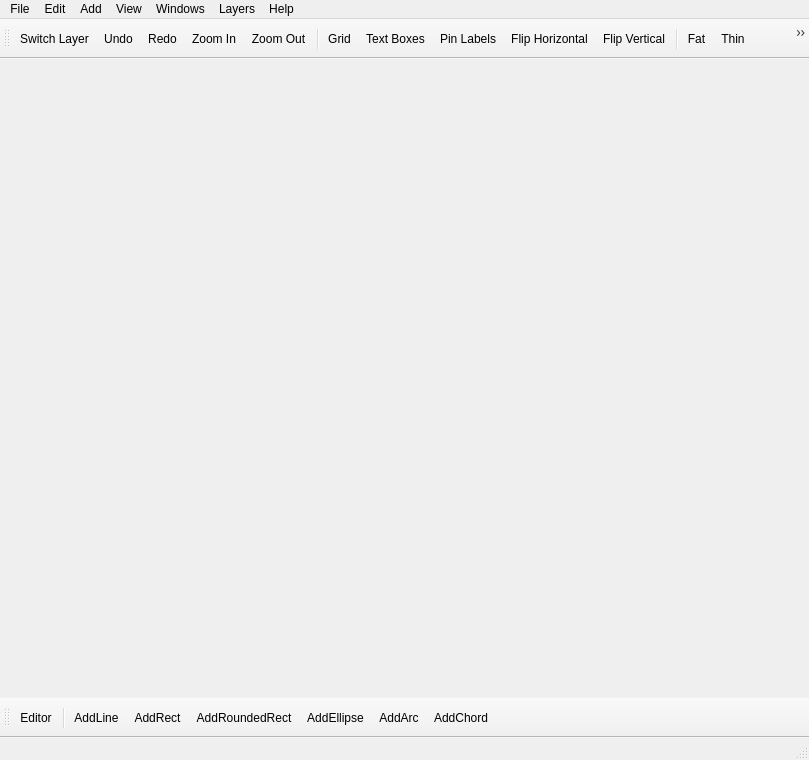
<?xml version="1.0" encoding="UTF-8"?>
<ui version="4.0">
 <class>MainWindow</class>
 <widget class="QMainWindow" name="MainWindow">
  <property name="enabled">
   <bool>true</bool>
  </property>
  <property name="geometry">
   <rect>
    <x>0</x>
    <y>0</y>
    <width>809</width>
    <height>760</height>
   </rect>
  </property>
  <property name="minimumSize">
   <size>
    <width>200</width>
    <height>200</height>
   </size>
  </property>
  <property name="mouseTracking">
   <bool>true</bool>
  </property>
  <property name="focusPolicy">
   <enum>Qt::StrongFocus</enum>
  </property>
  <property name="windowTitle">
   <string>VeroRoute</string>
  </property>
  <widget class="QWidget" name="centralWidget">
   <property name="cursor">
    <cursorShape>ArrowCursor</cursorShape>
   </property>
   <property name="mouseTracking">
    <bool>true</bool>
   </property>
   <property name="focusPolicy">
    <enum>Qt::StrongFocus</enum>
   </property>
  </widget>
  <widget class="QMenuBar" name="menuBar">
   <property name="geometry">
    <rect>
     <x>0</x>
     <y>0</y>
     <width>809</width>
     <height>27</height>
    </rect>
   </property>
   <property name="focusPolicy">
    <enum>Qt::NoFocus</enum>
   </property>
   <widget class="QMenu" name="menuFile">
    <property name="title">
     <string>File</string>
    </property>
    <widget class="QMenu" name="menuImport">
     <property name="title">
      <string>Import netlist</string>
     </property>
     <addaction name="actionImportTango"/>
     <addaction name="actionImportOrcad"/>
    </widget>
    <addaction name="actionNew"/>
    <addaction name="actionOpen"/>
    <addaction name="actionMerge"/>
    <addaction name="separator"/>
    <addaction name="actionSave"/>
    <addaction name="actionSave_As"/>
    <addaction name="separator"/>
    <addaction name="menuImport"/>
    <addaction name="separator"/>
    <addaction name="actionWrite_PDF"/>
    <addaction name="actionWrite_PNG"/>
    <addaction name="actionWrite_Gerber"/>
    <addaction name="actionWrite_Gerber2"/>
    <addaction name="separator"/>
    <addaction name="actionClearRecent"/>
    <addaction name="separator"/>
    <addaction name="actionQuit"/>
   </widget>
   <widget class="QMenu" name="menuEdit">
    <property name="title">
     <string>Edit</string>
    </property>
    <addaction name="actionUndo"/>
    <addaction name="actionRedo"/>
    <addaction name="separator"/>
    <addaction name="actionCopy"/>
    <addaction name="separator"/>
    <addaction name="actionGroup"/>
    <addaction name="actionUngroup"/>
    <addaction name="separator"/>
    <addaction name="actionSelectAll"/>
    <addaction name="separator"/>
    <addaction name="actionDelete"/>
   </widget>
   <widget class="QMenu" name="menuAdd">
    <property name="title">
     <string>Add</string>
    </property>
    <widget class="QMenu" name="menuCapacitor">
     <property name="title">
      <string>Capacitor</string>
     </property>
     <addaction name="actionCapCeramic"/>
     <addaction name="actionCapFilm"/>
     <addaction name="actionCapFilmWide"/>
     <addaction name="actionCapElectro200"/>
     <addaction name="actionCapElectro250"/>
     <addaction name="actionCapElectro300"/>
     <addaction name="actionCapElectro400"/>
     <addaction name="actionCapElectro500"/>
     <addaction name="actionCapElectro600"/>
     <addaction name="actionCapElectro200NP"/>
     <addaction name="actionCapElectro250NP"/>
     <addaction name="actionCapElectro300NP"/>
     <addaction name="actionCapElectro400NP"/>
     <addaction name="actionCapElectro500NP"/>
     <addaction name="actionCapElectro600NP"/>
    </widget>
    <widget class="QMenu" name="menuTrimpot">
     <property name="title">
      <string>Trim-pot</string>
     </property>
     <addaction name="actionTrimVertical"/>
     <addaction name="actionTrimVerticalOffset"/>
     <addaction name="actionTrimVerticalOffsetWide"/>
     <addaction name="actionTrimFlat"/>
     <addaction name="actionTrimFlatWide"/>
    </widget>
    <widget class="QMenu" name="menuSwitch">
     <property name="title">
      <string>Switch</string>
     </property>
     <addaction name="actionSwitchST"/>
     <addaction name="actionSwitchDT"/>
     <addaction name="actionSwitchST_DIP"/>
    </widget>
    <widget class="QMenu" name="menuConnector">
     <property name="title">
      <string>Connector</string>
     </property>
     <addaction name="actionStrip100"/>
     <addaction name="actionBlock100"/>
     <addaction name="actionBlock200"/>
    </widget>
    <addaction name="actionPad"/>
    <addaction name="actionWire"/>
    <addaction name="actionResistor"/>
    <addaction name="actionInductor"/>
    <addaction name="menuCapacitor"/>
    <addaction name="menuTrimpot"/>
    <addaction name="actionCrystal"/>
    <addaction name="actionDiode"/>
    <addaction name="actionLED"/>
    <addaction name="actionTO92"/>
    <addaction name="actionTO18"/>
    <addaction name="actionTO39"/>
    <addaction name="actionTO220"/>
    <addaction name="actionDIP"/>
    <addaction name="actionSIP"/>
    <addaction name="menuConnector"/>
    <addaction name="menuSwitch"/>
    <addaction name="actionMarker"/>
    <addaction name="separator"/>
    <addaction name="actionTextBox"/>
   </widget>
   <widget class="QMenu" name="menuView">
    <property name="title">
     <string>View</string>
    </property>
    <addaction name="actionZoom_In"/>
    <addaction name="actionZoom_Out"/>
    <addaction name="separator"/>
    <addaction name="actionCrop"/>
    <addaction name="separator"/>
    <addaction name="actionToggleGrid"/>
    <addaction name="separator"/>
    <addaction name="actionToggleText"/>
    <addaction name="separator"/>
    <addaction name="actionTogglePinLabels"/>
    <addaction name="separator"/>
    <addaction name="actionToggleFlipH"/>
    <addaction name="actionToggleFlipV"/>
    <addaction name="separator"/>
   </widget>
   <widget class="QMenu" name="menuWindow">
    <property name="title">
     <string>Windows</string>
    </property>
    <addaction name="actionControlDlg"/>
    <addaction name="actionTemplatesDlg"/>
    <addaction name="actionInfoDlg"/>
    <addaction name="actionRenderingDlg"/>
    <addaction name="actionWireDlg"/>
    <addaction name="actionBomDlg"/>
    <addaction name="actionPinDlg"/>
    <addaction name="actionCompDlg"/>
   </widget>
   <widget class="QMenu" name="menuHelp">
    <property name="title">
     <string>Help</string>
    </property>
    <addaction name="actionAbout"/>
    <addaction name="separator"/>
    <addaction name="actionSupport"/>
    <addaction name="separator"/>
    <addaction name="actionHotkeysDlg"/>
    <addaction name="actionTutorial"/>
    <addaction name="separator"/>
    <addaction name="actionUpdateCheck"/>
   </widget>
   <widget class="QMenu" name="menuLayers">
    <property name="title">
     <string>Layers</string>
    </property>
    <addaction name="actionAddLayer"/>
    <addaction name="actionRemoveLayer"/>
    <addaction name="separator"/>
    <addaction name="actionSwitchLayer"/>
    <addaction name="actionToggleVias"/>
   </widget>
   <addaction name="menuFile"/>
   <addaction name="menuEdit"/>
   <addaction name="menuAdd"/>
   <addaction name="menuView"/>
   <addaction name="menuWindow"/>
   <addaction name="menuLayers"/>
   <addaction name="menuHelp"/>
  </widget>
  <widget class="QStatusBar" name="statusBar">
   <property name="sizePolicy">
    <sizepolicy hsizetype="MinimumExpanding" vsizetype="Minimum">
     <horstretch>0</horstretch>
     <verstretch>0</verstretch>
    </sizepolicy>
   </property>
  </widget>
  <widget class="QToolBar" name="toolBar">
   <property name="enabled">
    <bool>true</bool>
   </property>
   <property name="sizePolicy">
    <sizepolicy hsizetype="Preferred" vsizetype="Fixed">
     <horstretch>0</horstretch>
     <verstretch>0</verstretch>
    </sizepolicy>
   </property>
   <property name="minimumSize">
    <size>
     <width>200</width>
     <height>40</height>
    </size>
   </property>
   <property name="maximumSize">
    <size>
     <width>16777215</width>
     <height>40</height>
    </size>
   </property>
   <property name="windowTitle">
    <string>toolBar</string>
   </property>
   <property name="toolTip">
    <string/>
   </property>
   <property name="movable">
    <bool>true</bool>
   </property>
   <property name="allowedAreas">
    <set>Qt::TopToolBarArea</set>
   </property>
   <property name="floatable">
    <bool>true</bool>
   </property>
   <attribute name="toolBarArea">
    <enum>TopToolBarArea</enum>
   </attribute>
   <attribute name="toolBarBreak">
    <bool>false</bool>
   </attribute>
   <addaction name="actionSwitchLayer"/>
   <addaction name="actionUndo"/>
   <addaction name="actionRedo"/>
   <addaction name="actionZoom_In"/>
   <addaction name="actionZoom_Out"/>
   <addaction name="separator"/>
   <addaction name="actionToggleGrid"/>
   <addaction name="actionToggleText"/>
   <addaction name="actionTogglePinLabels"/>
   <addaction name="actionToggleFlipH"/>
   <addaction name="actionToggleFlipV"/>
   <addaction name="separator"/>
   <addaction name="actionFat"/>
   <addaction name="actionThin"/>
   <addaction name="actionCurved"/>
   <addaction name="actionVeroV"/>
   <addaction name="actionVeroH"/>
   <addaction name="separator"/>
   <addaction name="actionDiagsMin"/>
   <addaction name="actionDiagsMax"/>
   <addaction name="separator"/>
   <addaction name="actionFill"/>
   <addaction name="separator"/>
   <addaction name="actionSelectArea"/>
  </widget>
  <widget class="QToolBar" name="toolBar_2">
   <property name="minimumSize">
    <size>
     <width>200</width>
     <height>40</height>
    </size>
   </property>
   <property name="maximumSize">
    <size>
     <width>16777215</width>
     <height>40</height>
    </size>
   </property>
   <property name="windowTitle">
    <string>toolBar_2</string>
   </property>
   <property name="allowedAreas">
    <set>Qt::BottomToolBarArea</set>
   </property>
   <attribute name="toolBarArea">
    <enum>BottomToolBarArea</enum>
   </attribute>
   <attribute name="toolBarBreak">
    <bool>false</bool>
   </attribute>
   <addaction name="actionEditor"/>
   <addaction name="separator"/>
   <addaction name="actionAddLine"/>
   <addaction name="actionAddRect"/>
   <addaction name="actionAddRoundedRect"/>
   <addaction name="actionAddEllipse"/>
   <addaction name="actionAddArc"/>
   <addaction name="actionAddChord"/>
  </widget>
  <action name="actionNew">
   <property name="text">
    <string>New</string>
   </property>
   <property name="toolTip">
    <string>Ctrl+N</string>
   </property>
   <property name="shortcut">
    <string>Ctrl+N</string>
   </property>
   <property name="autoRepeat">
    <bool>false</bool>
   </property>
  </action>
  <action name="actionOpen">
   <property name="text">
    <string>Open</string>
   </property>
   <property name="toolTip">
    <string>Ctrl+O</string>
   </property>
   <property name="shortcut">
    <string>Ctrl+O</string>
   </property>
   <property name="autoRepeat">
    <bool>false</bool>
   </property>
  </action>
  <action name="actionSave">
   <property name="text">
    <string>Save</string>
   </property>
   <property name="toolTip">
    <string>Ctrl+S</string>
   </property>
   <property name="shortcut">
    <string>Ctrl+S</string>
   </property>
   <property name="autoRepeat">
    <bool>false</bool>
   </property>
  </action>
  <action name="actionSave_As">
   <property name="text">
    <string>Save As</string>
   </property>
   <property name="toolTip">
    <string>Ctrl+Shift+S</string>
   </property>
   <property name="shortcut">
    <string>Ctrl+Shift+S</string>
   </property>
   <property name="autoRepeat">
    <bool>false</bool>
   </property>
  </action>
  <action name="actionImportTango">
   <property name="text">
    <string>Protel1/Tango</string>
   </property>
   <property name="autoRepeat">
    <bool>false</bool>
   </property>
  </action>
  <action name="actionImportOrcad">
   <property name="text">
    <string>OrCAD2</string>
   </property>
   <property name="autoRepeat">
    <bool>false</bool>
   </property>
  </action>
  <action name="actionWrite_PDF">
   <property name="text">
    <string>Export as PDF</string>
   </property>
   <property name="autoRepeat">
    <bool>false</bool>
   </property>
  </action>
  <action name="actionWrite_PNG">
   <property name="text">
    <string>Export as PNG</string>
   </property>
   <property name="autoRepeat">
    <bool>false</bool>
   </property>
  </action>
  <action name="actionQuit">
   <property name="text">
    <string>Quit</string>
   </property>
   <property name="toolTip">
    <string>Ctrl+Q</string>
   </property>
   <property name="shortcut">
    <string>Ctrl+Q</string>
   </property>
   <property name="autoRepeat">
    <bool>false</bool>
   </property>
  </action>
  <action name="actionZoom_In">
   <property name="icon">
    <iconset resource="veroroute.qrc">
     <normaloff>:/images/zoomin.png</normaloff>:/images/zoomin.png</iconset>
   </property>
   <property name="text">
    <string>Zoom In</string>
   </property>
   <property name="toolTip">
    <string>Zoom In</string>
   </property>
   <property name="shortcut">
    <string>Ctrl+=</string>
   </property>
  </action>
  <action name="actionZoom_Out">
   <property name="icon">
    <iconset resource="veroroute.qrc">
     <normaloff>:/images/zoomout.png</normaloff>:/images/zoomout.png</iconset>
   </property>
   <property name="text">
    <string>Zoom Out</string>
   </property>
   <property name="toolTip">
    <string>Zoom Out</string>
   </property>
   <property name="shortcut">
    <string>Ctrl+-</string>
   </property>
  </action>
  <action name="actionCrop">
   <property name="text">
    <string>Auto-Crop</string>
   </property>
   <property name="autoRepeat">
    <bool>false</bool>
   </property>
  </action>
  <action name="actionToggleFlipH">
   <property name="checkable">
    <bool>true</bool>
   </property>
   <property name="icon">
    <iconset resource="veroroute.qrc">
     <normaloff>:/images/fliph.png</normaloff>:/images/fliph.png</iconset>
   </property>
   <property name="text">
    <string>Flip Horizontal</string>
   </property>
   <property name="toolTip">
    <string>Flip Horizontal (On/Off)</string>
   </property>
   <property name="autoRepeat">
    <bool>false</bool>
   </property>
  </action>
  <action name="actionToggleFlipV">
   <property name="checkable">
    <bool>true</bool>
   </property>
   <property name="icon">
    <iconset resource="veroroute.qrc">
     <normaloff>:/images/flipv.png</normaloff>:/images/flipv.png</iconset>
   </property>
   <property name="text">
    <string>Flip Vertical</string>
   </property>
   <property name="toolTip">
    <string>Flip Vertical (On/Off)</string>
   </property>
   <property name="autoRepeat">
    <bool>false</bool>
   </property>
  </action>
  <action name="actionToggleGrid">
   <property name="checkable">
    <bool>true</bool>
   </property>
   <property name="icon">
    <iconset resource="veroroute.qrc">
     <normaloff>:/images/grid.png</normaloff>:/images/grid.png</iconset>
   </property>
   <property name="text">
    <string>Grid</string>
   </property>
   <property name="toolTip">
    <string>Grid (On/Off)</string>
   </property>
   <property name="autoRepeat">
    <bool>false</bool>
   </property>
  </action>
  <action name="actionTogglePinLabels">
   <property name="checkable">
    <bool>true</bool>
   </property>
   <property name="icon">
    <iconset resource="veroroute.qrc">
     <normaloff>:/images/pinlabels.png</normaloff>:/images/pinlabels.png</iconset>
   </property>
   <property name="text">
    <string>Pin Labels</string>
   </property>
   <property name="toolTip">
    <string>Pin Labels (On/Off)</string>
   </property>
   <property name="autoRepeat">
    <bool>false</bool>
   </property>
  </action>
  <action name="actionUndo">
   <property name="icon">
    <iconset resource="veroroute.qrc">
     <normaloff>:/images/undo.png</normaloff>:/images/undo.png</iconset>
   </property>
   <property name="text">
    <string>Undo</string>
   </property>
   <property name="shortcut">
    <string>Ctrl+Z</string>
   </property>
  </action>
  <action name="actionRedo">
   <property name="icon">
    <iconset resource="veroroute.qrc">
     <normaloff>:/images/redo.png</normaloff>:/images/redo.png</iconset>
   </property>
   <property name="text">
    <string>Redo</string>
   </property>
   <property name="shortcut">
    <string>Ctrl+Shift+Z</string>
   </property>
  </action>
  <action name="actionCopy">
   <property name="text">
    <string>Copy+Paste Selected Part(s) / Text</string>
   </property>
   <property name="shortcut">
    <string>V</string>
   </property>
   <property name="autoRepeat">
    <bool>false</bool>
   </property>
  </action>
  <action name="actionGroup">
   <property name="text">
    <string>Group Selected Parts</string>
   </property>
   <property name="shortcut">
    <string>G</string>
   </property>
   <property name="autoRepeat">
    <bool>false</bool>
   </property>
  </action>
  <action name="actionUngroup">
   <property name="text">
    <string>Ungroup Selected Parts</string>
   </property>
   <property name="shortcut">
    <string>U</string>
   </property>
   <property name="autoRepeat">
    <bool>false</bool>
   </property>
  </action>
  <action name="actionSelectAll">
   <property name="text">
    <string>Select All Parts</string>
   </property>
   <property name="shortcut">
    <string>Ctrl+A</string>
   </property>
   <property name="autoRepeat">
    <bool>false</bool>
   </property>
  </action>
  <action name="actionDelete">
   <property name="text">
    <string>Delete Selected Part(s) / Text</string>
   </property>
   <property name="shortcut">
    <string>Backspace</string>
   </property>
   <property name="autoRepeat">
    <bool>false</bool>
   </property>
  </action>
  <action name="actionWire">
   <property name="text">
    <string>Wire</string>
   </property>
  </action>
  <action name="actionResistor">
   <property name="text">
    <string>Resistor</string>
   </property>
  </action>
  <action name="actionCapCeramic">
   <property name="text">
    <string>Ceramic</string>
   </property>
  </action>
  <action name="actionCapFilm">
   <property name="text">
    <string>Film</string>
   </property>
  </action>
  <action name="actionCapElectro200NP">
   <property name="text">
    <string>Electrolytic NP (200 mil)</string>
   </property>
  </action>
  <action name="actionCapElectro250NP">
   <property name="text">
    <string>Electrolytic NP (250 mil)</string>
   </property>
  </action>
  <action name="actionCapElectro300NP">
   <property name="text">
    <string>Electrolytic NP (300 mil)</string>
   </property>
  </action>
  <action name="actionCapElectro400NP">
   <property name="text">
    <string>Electrolytic NP (400 mil)</string>
   </property>
  </action>
  <action name="actionCapElectro500NP">
   <property name="text">
    <string>Electrolytic NP (500 mil)</string>
   </property>
  </action>
  <action name="actionCapElectro600NP">
   <property name="text">
    <string>Electrolytic NP (600 mil)</string>
   </property>
  </action>
  <action name="actionCapElectro200">
   <property name="text">
    <string>Electrolytic (200 mil)</string>
   </property>
  </action>
  <action name="actionCapElectro250">
   <property name="text">
    <string>Electrolytic (250 mil)</string>
   </property>
  </action>
  <action name="actionCapElectro300">
   <property name="text">
    <string>Electrolytic (300 mil)</string>
   </property>
  </action>
  <action name="actionCapElectro400">
   <property name="text">
    <string>Electrolytic (400 mil)</string>
   </property>
  </action>
  <action name="actionCapElectro500">
   <property name="text">
    <string>Electrolytic (500 mil)</string>
   </property>
  </action>
  <action name="actionCapElectro600">
   <property name="text">
    <string>Electrolytic (600 mil)</string>
   </property>
  </action>
  <action name="actionTrimVertical">
   <property name="text">
    <string>Vertical</string>
   </property>
  </action>
  <action name="actionTrimVerticalOffset">
   <property name="text">
    <string>Vertical Offset</string>
   </property>
  </action>
  <action name="actionTrimFlat">
   <property name="text">
    <string>Flat</string>
   </property>
  </action>
  <action name="actionCrystal">
   <property name="text">
    <string>Crystal</string>
   </property>
  </action>
  <action name="actionDiode">
   <property name="text">
    <string>Diode</string>
   </property>
  </action>
  <action name="actionLED">
   <property name="text">
    <string>LED</string>
   </property>
  </action>
  <action name="actionTrimVerticalOffsetWide">
   <property name="text">
    <string>Vertical Offset (Wide Gap)</string>
   </property>
  </action>
  <action name="actionTrimFlatWide">
   <property name="text">
    <string>Flat (Wide Gap)</string>
   </property>
  </action>
  <action name="actionTO92">
   <property name="text">
    <string>TO-92</string>
   </property>
  </action>
  <action name="actionTO18">
   <property name="text">
    <string>TO-18</string>
   </property>
  </action>
  <action name="actionTO220">
   <property name="text">
    <string>TO-220</string>
   </property>
  </action>
  <action name="actionDIP">
   <property name="text">
    <string>DIP</string>
   </property>
  </action>
  <action name="actionSIP">
   <property name="text">
    <string>SIP</string>
   </property>
  </action>
  <action name="actionSwitchST">
   <property name="text">
    <string>Single Throw</string>
   </property>
  </action>
  <action name="actionSwitchDT">
   <property name="text">
    <string>Double Throw</string>
   </property>
  </action>
  <action name="actionSwitchST_DIP">
   <property name="text">
    <string>Single Throw (DIP)</string>
   </property>
  </action>
  <action name="actionMarker">
   <property name="text">
    <string>Marker</string>
   </property>
  </action>
  <action name="actionControlDlg">
   <property name="text">
    <string>Control</string>
   </property>
  </action>
  <action name="actionTemplatesDlg">
   <property name="text">
    <string>Parts / Templates</string>
   </property>
   <property name="iconText">
    <string>Parts / Templates</string>
   </property>
   <property name="toolTip">
    <string>Parts / Templates</string>
   </property>
  </action>
  <action name="actionInfoDlg">
   <property name="text">
    <string>Info</string>
   </property>
  </action>
  <action name="actionRenderingDlg">
   <property name="text">
    <string>Rendering Options</string>
   </property>
  </action>
  <action name="actionBomDlg">
   <property name="text">
    <string>B.O.M.</string>
   </property>
  </action>
  <action name="actionPinDlg">
   <property name="text">
    <string>Pin Labels</string>
   </property>
  </action>
  <action name="actionAbout">
   <property name="text">
    <string>About</string>
   </property>
  </action>
  <action name="actionTutorial">
   <property name="text">
    <string>Tutorial</string>
   </property>
  </action>
  <action name="actionSupport">
   <property name="text">
    <string>Support (link to forum)</string>
   </property>
  </action>
  <action name="actionUpdateCheck">
   <property name="text">
    <string>Check for new version</string>
   </property>
  </action>
  <action name="actionMerge">
   <property name="text">
    <string>Open (merge into current)</string>
   </property>
   <property name="toolTip">
    <string>Ctrl+M</string>
   </property>
   <property name="shortcut">
    <string>Ctrl+M</string>
   </property>
   <property name="autoRepeat">
    <bool>false</bool>
   </property>
  </action>
  <action name="actionToggleText">
   <property name="checkable">
    <bool>true</bool>
   </property>
   <property name="icon">
    <iconset resource="veroroute.qrc">
     <normaloff>:/images/text.png</normaloff>:/images/text.png</iconset>
   </property>
   <property name="text">
    <string>Text Boxes</string>
   </property>
   <property name="toolTip">
    <string>Text Boxes (On/Off)</string>
   </property>
  </action>
  <action name="actionTextBox">
   <property name="text">
    <string>Text Box</string>
   </property>
   <property name="toolTip">
    <string>Add Text Box</string>
   </property>
  </action>
  <action name="actionTO39">
   <property name="text">
    <string>TO-39</string>
   </property>
  </action>
  <action name="actionCapFilmWide">
   <property name="text">
    <string>Film (Wide)</string>
   </property>
  </action>
  <action name="actionPad">
   <property name="text">
    <string>Pad</string>
   </property>
  </action>
  <action name="actionStrip100">
   <property name="text">
    <string>Pin Strip (100 mil)</string>
   </property>
  </action>
  <action name="actionBlock100">
   <property name="text">
    <string>Terminal Block (100 mil)</string>
   </property>
  </action>
  <action name="actionBlock200">
   <property name="text">
    <string>Terminal Block (200 mil)</string>
   </property>
  </action>
  <action name="actionInductor">
   <property name="text">
    <string>Inductor</string>
   </property>
  </action>
  <action name="actionVeroV">
   <property name="checkable">
    <bool>true</bool>
   </property>
   <property name="icon">
    <iconset resource="veroroute.qrc">
     <normaloff>:/images/verov.png</normaloff>:/images/verov.png</iconset>
   </property>
   <property name="text">
    <string>VeroV</string>
   </property>
   <property name="toolTip">
    <string>Vero track style (vertical strips)</string>
   </property>
  </action>
  <action name="actionVeroH">
   <property name="checkable">
    <bool>true</bool>
   </property>
   <property name="icon">
    <iconset resource="veroroute.qrc">
     <normaloff>:/images/veroh.png</normaloff>:/images/veroh.png</iconset>
   </property>
   <property name="text">
    <string>VeroH</string>
   </property>
   <property name="toolTip">
    <string>Vero track style (horizontal strips)</string>
   </property>
  </action>
  <action name="actionFat">
   <property name="checkable">
    <bool>true</bool>
   </property>
   <property name="icon">
    <iconset resource="veroroute.qrc">
     <normaloff>:/images/fat.png</normaloff>:/images/fat.png</iconset>
   </property>
   <property name="text">
    <string>Fat</string>
   </property>
   <property name="toolTip">
    <string>Fat track style</string>
   </property>
  </action>
  <action name="actionCurved">
   <property name="checkable">
    <bool>true</bool>
   </property>
   <property name="icon">
    <iconset resource="veroroute.qrc">
     <normaloff>:/images/curved.png</normaloff>:/images/curved.png</iconset>
   </property>
   <property name="text">
    <string>Curved</string>
   </property>
   <property name="toolTip">
    <string>Curved track style</string>
   </property>
  </action>
  <action name="actionDiagsMin">
   <property name="checkable">
    <bool>true</bool>
   </property>
   <property name="icon">
    <iconset resource="veroroute.qrc">
     <normaloff>:/images/diagsmin.png</normaloff>:/images/diagsmin.png</iconset>
   </property>
   <property name="text">
    <string>DiagsMin</string>
   </property>
   <property name="toolTip">
    <string>Diagonals (min)</string>
   </property>
  </action>
  <action name="actionDiagsMax">
   <property name="checkable">
    <bool>true</bool>
   </property>
   <property name="icon">
    <iconset resource="veroroute.qrc">
     <normaloff>:/images/diagsmax.png</normaloff>:/images/diagsmax.png</iconset>
   </property>
   <property name="text">
    <string>DiagsMax</string>
   </property>
   <property name="toolTip">
    <string>Diagonals (max)</string>
   </property>
  </action>
  <action name="actionFill">
   <property name="checkable">
    <bool>true</bool>
   </property>
   <property name="icon">
    <iconset resource="veroroute.qrc">
     <normaloff>:/images/fill.png</normaloff>:/images/fill.png</iconset>
   </property>
   <property name="text">
    <string>Fill</string>
   </property>
   <property name="toolTip">
    <string>Ground Fill using selected NodeId</string>
   </property>
  </action>
  <action name="actionSelectArea">
   <property name="checkable">
    <bool>true</bool>
   </property>
   <property name="icon">
    <iconset resource="veroroute.qrc">
     <normaloff>:/images/area.png</normaloff>:/images/area.png</iconset>
   </property>
   <property name="text">
    <string>SelectArea</string>
   </property>
   <property name="toolTip">
    <string>Select parts/tracks by area</string>
   </property>
  </action>
  <action name="actionEditor">
   <property name="checkable">
    <bool>true</bool>
   </property>
   <property name="icon">
    <iconset resource="veroroute.qrc">
     <normaloff>:/images/editor.png</normaloff>:/images/editor.png</iconset>
   </property>
   <property name="text">
    <string>Editor</string>
   </property>
   <property name="toolTip">
    <string>Component Editor</string>
   </property>
  </action>
  <action name="actionAddLine">
   <property name="icon">
    <iconset resource="veroroute.qrc">
     <normaloff>:/images/addline.png</normaloff>:/images/addline.png</iconset>
   </property>
   <property name="text">
    <string>AddLine</string>
   </property>
   <property name="toolTip">
    <string>Add line</string>
   </property>
  </action>
  <action name="actionAddRect">
   <property name="icon">
    <iconset resource="veroroute.qrc">
     <normaloff>:/images/addrect.png</normaloff>:/images/addrect.png</iconset>
   </property>
   <property name="text">
    <string>AddRect</string>
   </property>
   <property name="toolTip">
    <string>Add rectangle</string>
   </property>
  </action>
  <action name="actionAddRoundedRect">
   <property name="icon">
    <iconset resource="veroroute.qrc">
     <normaloff>:/images/addroundedrect.png</normaloff>:/images/addroundedrect.png</iconset>
   </property>
   <property name="text">
    <string>AddRoundedRect</string>
   </property>
   <property name="toolTip">
    <string>Add rounded rectangle</string>
   </property>
  </action>
  <action name="actionAddEllipse">
   <property name="icon">
    <iconset resource="veroroute.qrc">
     <normaloff>:/images/addellipse.png</normaloff>:/images/addellipse.png</iconset>
   </property>
   <property name="text">
    <string>AddEllipse</string>
   </property>
   <property name="toolTip">
    <string>Add ellipse</string>
   </property>
  </action>
  <action name="actionAddArc">
   <property name="icon">
    <iconset resource="veroroute.qrc">
     <normaloff>:/images/addarc.png</normaloff>:/images/addarc.png</iconset>
   </property>
   <property name="text">
    <string>AddArc</string>
   </property>
   <property name="toolTip">
    <string>Add arc</string>
   </property>
  </action>
  <action name="actionCompDlg">
   <property name="text">
    <string>Component Definition</string>
   </property>
  </action>
  <action name="actionAddChord">
   <property name="icon">
    <iconset resource="veroroute.qrc">
     <normaloff>:/images/addchord.png</normaloff>:/images/addchord.png</iconset>
   </property>
   <property name="text">
    <string>AddChord</string>
   </property>
   <property name="toolTip">
    <string>Add chord</string>
   </property>
  </action>
  <action name="actionHotkeysDlg">
   <property name="text">
    <string>Key/Mouse Actions</string>
   </property>
  </action>
  <action name="actionWireDlg">
   <property name="text">
    <string>Wire Options</string>
   </property>
  </action>
  <action name="actionWrite_Gerber">
   <property name="text">
    <string>Export as Gerber (1-layer)</string>
   </property>
  </action>
  <action name="actionWrite_Gerber2">
   <property name="text">
    <string>Export as Gerber (2-Layer)</string>
   </property>
  </action>
  <action name="actionClearRecent">
   <property name="text">
    <string>Clear recent files list</string>
   </property>
  </action>
  <action name="actionAddLayer">
   <property name="text">
    <string>Add Top Layer</string>
   </property>
  </action>
  <action name="actionRemoveLayer">
   <property name="text">
    <string>Remove Top layer</string>
   </property>
  </action>
  <action name="actionSwitchLayer">
   <property name="icon">
    <iconset resource="veroroute.qrc">
     <normaloff>:/images/layertop.png</normaloff>:/images/layertop.png</iconset>
   </property>
   <property name="text">
    <string>Switch Layer</string>
   </property>
   <property name="shortcut">
    <string>L</string>
   </property>
   <property name="autoRepeat">
    <bool>false</bool>
   </property>
  </action>
  <action name="actionThin">
   <property name="checkable">
    <bool>true</bool>
   </property>
   <property name="icon">
    <iconset resource="veroroute.qrc">
     <normaloff>:/images/thin.png</normaloff>:/images/thin.png</iconset>
   </property>
   <property name="text">
    <string>Thin</string>
   </property>
   <property name="toolTip">
    <string>Thin track style</string>
   </property>
  </action>
  <action name="actionToggleVias">
   <property name="text">
    <string>Toggle Vias</string>
   </property>
  </action>
 </widget>
 <layoutdefault spacing="6" margin="11"/>
 <resources>
  <include location="veroroute.qrc"/>
 </resources>
 <connections/>
</ui>
